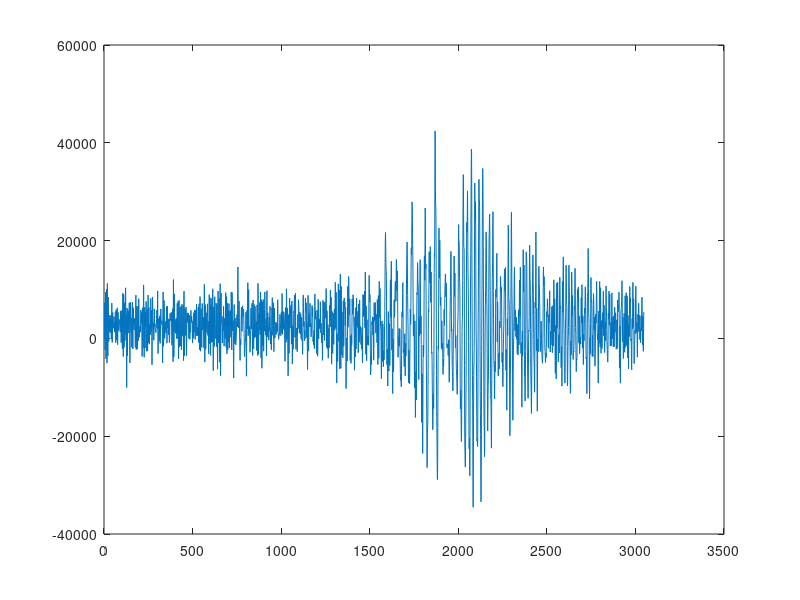

MATLAB code for this plot: (Note: this script raises an error after producing the figure.)
%% DDSM project work earthquake
% The aim of this project is to find a model to describe seismic data of
% Kobe Earthquake in 1995 and to investigate whether it is possible, 
% from the model built on normal activity data, to predict the earthquake 
% measurement.

% All cells are written with a pause at the end so to go through the script
% just press enter
clear all
close all
clc


%% Load Data
% Load data from mat file and plot them
data = load("earthquake.mat");

plot(1:3048, data.kobe)
title("Earthquake Activity", "from Kobe, 1995")
xlim([1 3048])

pause
close all


%% Split data in normal, transition and earthquake activity
% Steps of different seismic stages given given a priori

normal_activity = data.kobe(1:1200);
transition_activity = data.kobe(1201:1700);
earthquake_activity = data.kobe(1701:end);

% Plot the data
figure
plot(1:1200, normal_activity, 1201:1700, transition_activity, 1701:3048, earthquake_activity);
legend("Normal Activity", "Transition Activity", "Real Activity", Location="northwest");
title("Earthquake Activity", "from Kobe, 1995");
xlim([1 3048]);

pause
close all


%% Boxplot for the different activities

% Create a dummy variable to group activity
g1 = repmat({'Normal Activity'},1200,1); 
g2 = repmat({'Transition Activity'},500,1);
g3 = repmat({'Real Activity'},1348,1);
g = [g1; g2; g3];

figure
boxplot(data.kobe, g, Colors="k", MedianStyle="line", Symbol="or");
title("Earthquake Activity", "from Kobe, 1995");

pause
close all

%% Check the variance
% I want to check if variances in the different phases of the earthquake
% are different. To do so, if all the sample are from a normal
% distribution I will use the Bartlett's test, otherwise I  will use
% Levene's test, which has a more relaxed assumption on normality of the 
% data. To check samples normality I will perform a Anderson-Darling test 
% for normality. Let's use Bonferroni to check if all data are from a 
% normal distribution

sig_lev = 0.05/3;

disp("Normal activity adtest");
[h,p] = adtest(normal_activity,"Alpha",sig_lev)
pause

disp("Transition activity adtest");
[h,p] = adtest(transition_activity, "Alpha",sig_lev)
pause

disp("Real activity adtest");
[h,p] = adtest(earthquake_activity, "Alpha",sig_lev)

pause
clc

% The last sample has a really low p-value so we can reject the null
% hypothesis, hence the data are not normal. We are going to
% use Levene's Test


%% Levene's test
[p,stats] = vartestn(data.kobe, g, 'TestType','LeveneAbsolute');
pause

close all
clc

%% Summary statistics of normal activity
M = mean(normal_activity);
disp("Mean for normal activity:");
disp(M);
pause

V = var(normal_activity);
disp("Variance for normal activity:");
disp(V);
pause

% From the GUI of the plot I fitted a linear trend line in order to check
% if the trend is constant or not
% Tools > Basic fitting > Linear and check equation and R^2 boxes
figure
plot(1:1200, normal_activity)
title("Normal Activity", "from Kobe, 1995")
pause
close all

% From the linear trend we can see that the mean is constant

unbiased_normal = normal_activity-M;

figure
plot(1:1200, normal_activity, 1:1200, unbiased_normal);
legend("Normal Activity", "Unbiased Normal Activity", Location="northwest");
title("Earthquake Activity", "from Kobe, 1995");
xlim([1 1200]);
pause

close all
clc


%% Periodogram, covariance function, ACF and PACF plots of timeserie
[Pxx, w] = periodogram(normal_activity);
[Pyy, z] = pwelch(normal_activity,bartlett(100),0);


% Plot the spectrum of the output
figure
plot(w/pi, 10*log10(Pxx), "Color","#000000");
hold on
plot(z/pi, 10*log10(Pyy), LineWidth= 2, Color="red");
hold on
title("Spectrum for Normal Activity", "Earthquake from Kobe, 1995");
legend("Periodogram for Normal Activity", "Smoothed Periodogram for Normal Activity", Location="southwest");
pause
close all

% From the spectrum we can see that the signal is a low-frequency pass
% filter


% Plot the covariance function
gamma = covf(unbiased_normal, 50);
figure
plot(0:49,gamma, Marker=".", MarkerSize=20, LineWidth=1.2);
title("Covariance Function", "Earthquake from Kobe, 1995");
pause
close all

% ACF and PACF
[xc,lags] = autocorr(normal_activity);
[pxc,plags] = parcorr(normal_activity);

L = length(normal_activity);
vcrit = sqrt(2)*erfinv(0.95);
lconf = -vcrit/sqrt(L);
upconf = vcrit/sqrt(L);

figure
% Top plot
nexttile
stem(lags,xc,'filled', LineWidth=0.75);
hold on
plot(lags, xc, LineStyle="none", Color = "#0072BD", Marker=".", MarkerSize=20);
hold on
plot(lags,lconf*ones(size(lags)),'--r');
hold on
plot(lags,upconf*ones(size(lags)),'--r');
title('Autocorrelation Function with 95% Confidence Intervals', FontSize=15, FontWeight='normal');
hold off

% Bottom plot
nexttile
stem(plags,pxc,'filled', LineWidth=0.75);
hold on
plot(plags,pxc, LineStyle="none", Color = "#0072BD", Marker=".", MarkerSize=20);
hold on
plot(plags,lconf*ones(size(lags)),'--r');
hold on
plot(plags,upconf*ones(size(lags)),'--r');
title('Autocorrelation Function with 95% Confidence Intervals', FontSize=15, FontWeight='normal');
hold off

pause
close all

% From the ACF plot (which is just a standardized version of the covariance
% function) and the PACF plot, I can conclude that AR and MA model are not
% appropriate to describe the process, therefore I need an ARMA model. 
% The reason why is that ACF and PACF aren't null after a large number of 
% lags.


%% Train-Validation Split
train_perc = 0.8;
normal_activity_train=unbiased_normal(1:1200*0.8);
normal_activity_test=unbiased_normal(1200*0.8+1:end);

x1 = 1:1200*train_perc;
x2 = 1200*train_perc+1:1200;

figure
plot(x1, normal_activity_train, x2, normal_activity_test);
legend("Train", "Test", Location="southwest");
title("Normal Activity", "from Kobe, 1995");
xlim([1 1200]);

pause
close all

%% Load data in iddata structure for model training
my_data_train = iddata(normal_activity_train, Ts = 1);
my_data_test = iddata(normal_activity_test, Ts = 1);

%% Model training
% To avoid time consuming computations, i trained models once
% If needed you can load the enviroment model_fitted_40.mat directly from
% the next cell
na = 1:40;
nc = 1:40;
ct = 1;
models = cell(1,length(na)*length(nc));
for i = 1:length(na)
    na_ = na(i);
    for j = 1:length(nc)
        nc_ = nc(j); 
        models{ct} = armax(my_data_train,[na_ nc_]);
        ct = ct+1;
    end
end

%% Save trained model / load backup
% If you want to retrain models from scratch, just run the cell above and
% change the command load into save
load("model_fitted_40.mat");

%% Select best model
% As before, if needed you can load the environment
% best_model_found_validation.mat instead of running the entire cell

% Make Prediction
y_hat = predict(models{1}, my_data_train, 1);

% Init MSE
min_MSE = computeMSE(my_data_train.y, y_hat.y);

% Init RMSE
min_RMSE = sqrt(min_MSE);

% Init MAE
min_MAE = computeMAE(my_data_train.y, y_hat.y);

% Init AIC
min_AIC = computeAIC(my_data_train.y, y_hat.y, length(models{1}.A), length(models{1}.C), false);

% Init AIC
min_AIC_corr = computeAIC(my_data_train.y, y_hat.y, length(models{1}.A), length(models{1}.C), true);


% Init MDL
min_MDL = computeMDL(my_data_train.y, y_hat.y, length(models{1}.A), length(models{1}.C));

% Init FPE
min_FPE = computeFPE(my_data_train.y, y_hat.y, length(models{1}.A), length(models{1}.C));

% Init MAPE
min_MAPE = computeMAPE(my_data_train.y, y_hat.y);

% Init Fit Percentage
max_FP = models{1}.Report.Fit.FitPercent;

for i = 1:(length(na)*length(nc))
    y_hat = predict(models{i}, my_data_train, 1);

    current_MSE = computeMSE(my_data_train.y, y_hat.y);
    if current_MSE < min_MSE
        min_MSE = current_MSE;
        index_min_MSE = i;
    end


    current_RMSE = sqrt(current_MSE);
    if current_RMSE < min_RMSE
        min_RMSE = current_RMSE;
        index_min_RMSE = i;
    end


    current_MAE = computeMAE(my_data_train.y, y_hat.y);
    if current_MAE < min_MAE
        min_MAE = current_MAE;
        index_min_MAE = i;
    end


    current_AIC = computeAIC(my_data_train.y, y_hat.y, length(models{i}.A), length(models{i}.C), false);
    if current_AIC < min_AIC
        min_AIC = current_AIC;
        index_min_AIC = i;
    end


    current_AIC_corr = computeAIC(my_data_train.y, y_hat.y, length(models{i}.A), length(models{i}.C), true);
    if current_AIC_corr < min_AIC_corr
        min_AIC_corr = current_AIC_corr;
        index_min_AIC_corr = i;
    end


    current_MDL = computeMDL(my_data_train.y, y_hat.y, length(models{i}.A), length(models{i}.C));
    if current_MDL < min_MDL
        min_MDL = current_MDL;
        index_min_MDL = i;
    end

    current_FPE = computeFPE(my_data_train.y, y_hat.y, length(models{i}.A), length(models{i}.C));
    if current_FPE < min_FPE
        min_FPE = current_FPE;
        index_min_FPE = i;
    end


    current_MAPE = computeMAPE(my_data_train.y, y_hat.y);
    if current_MAPE < min_MAPE
        min_MAPE = current_MAPE;
        index_min_MAPE = i;
    end


    current_FP = models{i}.Report.Fit.FitPercent;
    if current_FP > max_FP
        max_FP = current_FP;
        index_max_FP = i;
    end

end

%% Unpack Model
model_min_MSE = models{index_min_MSE};
model_min_RMSE = models{index_min_RMSE};
model_min_AIC = models{index_min_AIC};
model_min_AIC_corr = models{index_min_AIC_corr}; 
model_min_MDL = models{index_min_MDL};
model_min_MAE = models{index_min_MAE};
model_min_FPE = models{index_min_FPE};
model_min_MAPE = models{index_min_MAPE};
model_max_FP = models{index_max_FP};

%% Save for backup / load backup
% If you want to rerun the procedure to find the best models from scratch, 
% just run the cell above and change the command load into save
load("best_model_found.mat");

%% Check model selected with adjusted AIC
compare(my_data_train, model_min_AIC_corr,1);
pause
close all

resid(my_data_train, model_min_AIC_corr);
pause
close all

% The percentage of fitting is very good, but residual are still slightly
% corretalted though.

%% Model Residuals
% My initial idea was to choose the best model in terms of trade-off
% between model complexity and model performances and the above mentioned
% model was the simplest one. Unfortunately, the model is so simple that is
% not able to capture all the dynamics of the process
% At the end, I chose the model found with the MDL criterion. Indeed, the
% residuals of the model were slightly correlated at lag 22, but we know
% that for higher lags the rule is relaxed. Furthermore, we have very few 
% data so the rules is, once again, relaxed.
% I decided to keep using the minum MDL model, so the optimal model is an 
% ARMA(9,4). By making thgis choice, I tried also to avoid overfitting on 
% new data. In this section I will check model residuals and in the next 
% one, I will check if the model is overfitting the data.

optimal_model = model_min_MDL;

compare(my_data_train, optimal_model, 1);
pause
close all

e = resid(my_data_train, optimal_model);
resid(my_data_train, optimal_model);
pause
close all


[Pxx2, w2] = periodogram(e.y);
[Pyy2, z2] = pwelch(e.y,bartlett(100),0);


% Plot the spectrum of the residuals
figure
plot(w2/pi, 10*log10(Pxx2), "Color","#000000");
hold on
plot(z2/pi, 10*log10(Pyy2), LineWidth= 2, Color="red");
hold on
title("Spectrum for Residuals", "MDL criterion");
legend("Periodogram for Residuals", "Smoothed Periodogram for Residuals");
pause
close all


% The function whiteness_test is shared by Carlos Mario Vélez S. on
% mathworks file exchange and it plots a minitab 4-in-1 style plot for
% residuals

e = resid(my_data_train, model_min_MDL);
whiteness_test(e.y)
pause
close all

% t-test on residuals
disp("T-test on residuals");
[h,p,ci] = ttest(e.y)
pause
clc

% qqplot 
p = qqplot(e.y);
set(p(1),'marker','.','markersize',14,'markeredgecolor',[0 0.4470 0.7410]);
pause
close all

% We can see that the tails exibhit a strange behaviour, but using the
% inspection plot tool we can see that those critical points are related to
% outliers in the original signal. So, I decided to perform two AD test for
% normality, one with all the residuals and one removing theese critical
% points.

% Plot of normal activity
figure
plot(normal_activity_train, "-k");
hold on 
yline(mean(normal_activity_train)+2*sqrt(var(normal_activity_train)), "LineStyle","-.", "LineWidth", .9, "Color", "blue");
hold on 
yline(mean(normal_activity_train)+3*sqrt(var(normal_activity_train)), "LineStyle","--", "LineWidth", .9, "Color", "red");
hold on 
yline(mean(normal_activity_train)-2*sqrt(var(normal_activity_train)), "LineStyle","-.", "LineWidth", .9, "Color", "blue");
hold on 
yline(mean(normal_activity_train)-3*sqrt(var(normal_activity_train)), "LineStyle","--", "LineWidth", .9, "Color", "red");
hold on
xlim([1 960]);
title("Earthquake Activity", "from Kobe, 1995")
pause
close all

% ad-test residuals
disp("adtest on residuals:")
[h, p] = adtest(e.y)
pause
clc

% ad-test residuals without critical points
disp("adtest on residuals without critical points:")
temp_err = e.y;
temp_err([124 121 152 948 130 145 802 145 176 125 745 384 226]) = [];
[h, p] = adtest(temp_err)
pause
clc


% ECDF of residuals
mu = mean(e.y);
sigma = sqrt(var(e.y));
x = linspace(min(e.y), max(e.y), length(e.y));
y = cdf('Normal',x,mu,sigma);

[f,step] = ecdf(e.y);

figure
plot(step, f, LineWidth=1.5);
hold on
plot(x, y, LineWidth=1.5);
hold on 
legend("Estimated CDF", "Teoretical CDF", Location="bestoutside");
hold on 
title("Residuals", "Cumulative distribution function", FontSize=14);
hold on
xlim([-inf inf]);
pause
close all


%% Model Validation
compare(optimal_model, my_data_test,1);
pause
close all

disp("Model:Training data");
y_hat = predict(optimal_model, my_data_train, 1);
disp("Mean Squared Error");
computeMSE(my_data_train.y, y_hat.y)
pause

disp("Root Mean Squared Error");
sqrt(computeMSE(my_data_train.y, y_hat.y))
pause

disp("AIC");
computeAIC(my_data_train.y, y_hat.y, length(optimal_model.A), length(optimal_model.C), false)
pause

disp("Mean Absolute Error");
computeMAE(my_data_train.y, y_hat.y)
pause

disp("Mean Absolute Percentage Error");
computeMAPE(my_data_train.y, y_hat.y)
pause

disp("Minimum Description Length");
computeMDL(my_data_train.y, y_hat.y, length(optimal_model.A), length(optimal_model.C))
pause

disp("Model: Training data");
y_hat = predict(optimal_model, my_data_test, 1);
disp("Mean Squared Error");
computeMSE(my_data_test.y, y_hat.y)
pause

disp("Root Mean Squared Error");
sqrt(computeMSE(my_data_test.y, y_hat.y))
pause

disp("AIC");
computeAIC(my_data_test.y, y_hat.y, length(optimal_model.A), length(optimal_model.C), false)
pause

disp("Mean Absolute Error");
computeMAE(my_data_test.y, y_hat.y)
pause

disp("Mean Absolute Percentage Error");
computeMAPE(my_data_test.y, y_hat.y)
pause

disp("Minimum Description Length");
computeMDL(my_data_test.y, y_hat.y, length(optimal_model.A), length(optimal_model.C))
pause
clc

%% Validation residuals
optimal_model = model_min_MDL;

compare(my_data_test, optimal_model, 1);
pause
close all

% We can see that the residuals on validation set are slightly more
% correlated then the ones on training set. This could be due to the
% different variance of training set and validation set and also to small
% dimension of both our training set and validation set. The AD test for
% normality cannot reject H0 and the qqplot it's almost perfect (once again
% the tails are the outlier of the original signal)
e = resid(my_data_test, optimal_model);
resid(my_data_test, optimal_model);
pause
close all


[Pxx2, w2] = periodogram(e.y);
[Pyy2, z2] = pwelch(e.y,bartlett(100),0);


e = resid(my_data_test, optimal_model);
whiteness_test(e.y)
pause
close all

% t-test on residuals
disp("T-test on residuals");
[h,p,ci] = ttest(e.y)
pause
clc

% adtest on residuals
disp("Anderson-Darling test on residuals");
[h,p] = adtest(e.y)
pause
clc

% qqplot 
p = qqplot(e.y);
set(p(1),'marker','.','markersize',14,'markeredgecolor',[0 0.4470 0.7410]);
pause
close all

%% Compare model fit percentage
compare(my_data_test, optimal_model, 1);
pause
close all

%% Model Stability
num = optimal_model.C;
den = optimal_model.A;
sys = tf(num, den ,1);
pzplot(sys);

pause
close all
%% Compute me = 1/W(1)*my
% I want to express the model as black box model. Thus i need to find me
% starting from signal bias and the new estimated transfer function.
num = sum(cell2mat(sys.Numerator));
den = sum(cell2mat(sys.Denominator));
me = M*den/num;
disp("Error mu");
disp(me);
pause
clc


%% Model vs Prediction horizon (train and test data)
FPE_model = cell(50);
for i = 1:50
    y_hat = predict(my_data_train, optimal_model, i);
    FPE_model{i} = computeFPE(my_data_train.y, y_hat.y, length(optimal_model.A), length(optimal_model.C));
end

figure
plot(1:50, cell2mat(FPE_model), "-k", "LineWidth",1);
hold on
yline(var(my_data_train.y), "--r", "LineWidth",1);
hold on 
title("FPE of Training Data", "FontSize",14);
hold on 
xlabel("Prediction Horizon");
ylabel("FPE");
legend("Final Prediction Error", "Variance of training data", "Location","southeast");

pause
close all


for i = 1:50
    y_hat = predict(my_data_test, optimal_model, i);
    FPE_model{i} = computeFPE(my_data_test.y, y_hat.y, length(optimal_model.A), length(optimal_model.C));
end


figure
plot(1:50, cell2mat(FPE_model), "-k", "LineWidth",1);
hold on
yline(var(my_data_train.y), "--r", "LineWidth",1);
hold on
yline(var(my_data_test.y), "--b", "LineWidth",1);
hold on 
title("FPE of Validation Data", "FontSize",14);
hold on 
xlabel("Prediction Horizon");
ylabel("FPE");
legend("Final Prediction Error", "Variance of Training data", "Variance of Validation data", "Location","southeast");

pause
close all

%% Error to signal ratio
ets_model = cell(50);
for i = 1:50
    y_hat = predict(my_data_train, optimal_model, i);
    ets_model{i} = var(my_data_train.y-y_hat.y)/var(my_data_train.y);
end

ets_model_val = cell(50);
for i = 1:50
    y_hat = predict(my_data_test, optimal_model, i);
    ets_model_val{i} = var(my_data_test.y-y_hat.y)/var(my_data_test.y);
end

figure
plot(1:50, cell2mat(ets_model), Color='red', LineWidth=1, Marker='o', MarkerSize = 6, MarkerFaceColor='#FFFFFF');
hold on 
plot(1:50, cell2mat(ets_model_val), Color='blue', LineWidth=1, Marker='o', MarkerSize = 6, MarkerFaceColor='#FFFFFF');
hold on
legend("ESR train data", "ESR validation data");
hold on
title("Error to Signal Ratio", "Versus Prediction Horizon");
pause 
close all

%% Transition activity
% I want to investigate if we can somehow predict an earthquake. The idea
% is really simple: I built a model of normal activity dynamics so if the
% error increases, this means system dynamics changed. I decided to split
% data in time windows of 100 sec, because I think that system dynamics
% will change more and more over time, and they will be completely
% different during earthquake peak. Since the time series has an
% oscillatory component (due to how seismic data are collected) I decided
% to use MSE

% Create the unbiased version of transition data
unbiased_transition = transition_activity - M;
window_size = 100;

group_n = floor(length(unbiased_transition)/window_size);
mse_array = cell(group_n);



for i = 0:(group_n-1)
    t = iddata(unbiased_transition(i*window_size+1:(i+1)*window_size));
    y_ = predict(optimal_model, t, 1);
    mse_array{i+1} = computeMSE(t.y, y_.y);
end

y_hat_val = predict(optimal_model, my_data_test, 1);
mse_val = computeMSE(my_data_test.y, y_hat_val.y);
figure
plot(1:group_n, cell2mat(mse_array), '-o', 'MarkerSize', 10, "LineWidth", 1.2, "MarkerFaceColor", "#FFFFFF");
hold on 
yline(mse_val, '-r', "LineWidth", 1.2, "Color", "#D95319");
hold on 
legend("MSE Transition Data", "MSE Validation Data");
hold on 
title("Mean Squared Error",  "Transition Activity vs Validation Data", "FontSize",14);
pause
close all
clc


%% Earthquake activity
% Same as before but for earthquake activity
unbiased_eartquake = earthquake_activity - M;
window_size = 100;

group_n_eq = floor(length(unbiased_eartquake)/window_size);
mse_array_earthquake = cell(group_n_eq);


for i = 0:(group_n_eq-1)
    t = iddata(unbiased_eartquake(i*window_size+1:(i+1)*window_size));
    y_ = predict(optimal_model, t, 1);
    mse_array_earthquake{i+1} = computeMSE(t.y, y_.y);
end

y_hat_val = predict(optimal_model, my_data_test, 1);
mse_val = computeMSE(my_data_test.y, y_hat_val.y);
figure
plot(1:group_n_eq, cell2mat(mse_array_earthquake), '-o', 'MarkerSize', 10, "LineWidth", 1.2, "MarkerFaceColor", "#FFFFFF");
hold on 
yline(mse_val, '-r', "LineWidth", 1.2, "Color", "#D95319");
hold on 
legend("MSE Transition Data", "MSE Validation Data");
hold on 
title("Mean Squared Error",  "Earthquake vs Validation Data", "FontSize",14);
pause
close all
clc

%% Plot all together
y_hat_val = predict(optimal_model, my_data_test, 1);
mse_val = computeMSE(my_data_test.y, y_hat_val.y);
figure
plot(1:group_n, cell2mat(mse_array), 'k-o', 'MarkerSize', 10, "LineWidth", 1.2, "MarkerFaceColor", "#FFFFFF");
hold on
plot(group_n+1:group_n + group_n_eq, cell2mat(mse_array_earthquake), 'k-.d', 'MarkerSize', 10, "LineWidth", 1.2, "MarkerFaceColor", "#FFFFFF");
yline(mse_val, "LineWidth", 1.2, "Color", "red", "LineStyle","--");
hold on 
legend("MSE Transition Data", "MSE Earthquake Data", "MSE Validation Data");
hold on 
title("Mean Squared Error",  "Transition and Earthquake vs Validation Data", "FontSize",14);
hold on 
ylim([0 1.05*max(cell2mat(mse_array_earthquake))]);
hold on
xlim([0 19]);
hold off

pause
close all
clc

%% Third window of eartquake activity
% I would have expected a bell-like shape of MSE, and indeed it is
% There is just one let's say "outlier" in the third time window of the
% earthquake activity. Let's see if we can figure out the reason why.

g1 = 1:200;
g2 = 201:300;
g3 = 301:800;

window1 = earthquake_activity(g1);
window2 = earthquake_activity(g2);
window3 = earthquake_activity(g3);

figure
plot(g1, window1, "-k");
hold on
plot(g2, window2, "-r");
hold on
plot(g3, window3, "-k");
hold on
title("Third Window of EQ", "in red")
pause
close all

[y_hat,fit] = compare(optimal_model, iddata(window2),1);

figure
plot(window2, "-k");
hold on
plot(y_hat.y, "-r");
title("Third Window of EQ", strcat("Pct of fitting: ", num2str(round(fit,2)), "%"), "FontSize",16);
legend("Original data", "Predicted observations", Location="northwest")
pause 
close all


[y_hat,fit] = compare(optimal_model, iddata(window3),1);
figure
plot(window3, "-k");
hold on
plot(y_hat.y, "-r");
title("EQ from 300 to 800 sec", strcat("Pct of fitting: ", num2str(round(fit,2)), "%"), "FontSize",16);
legend("Original data", "Predicted observations", Location="northeast")
pause
close all

% It seems like in the interval 200-300 sec the earthquake activity has a
% dynamics more similar to transition and normal activity.


%% Conclusions
% From 400 seconds before eartquake beginning the MSE starts to increase,
% while from 200 seconds before eq beginning the MSE is sharply increased.
% So, we can predict with a 400-200 seconds precision the beginning of the
% eartquake.


%%%%%%%%%%%%%%%%%%%%%%%%%%%%%%%%%%%%%%%%%%%%%%%%%%%%%%%%%%%%%%%%%%%%%%%%%%
%%%%%%%%%%%%%%%%%%%%%%%%%%%%%%%%%%%%%%%%%%%%%%%%%%%%%%%%%%%%%%%%%%%%%%%%%%
%%%%%%%%%%%%%%%%%%%%%%%%%%%%%%%%%%%%%%%%%%%%%%%%%%%%%%%%%%%%%%%%%%%%%%%%%%
%%%%%%%%%%%%%%%%%%%%%%%%%%%%%%%%%%%%%%%%%%%%%%%%%%%%%%%%%%%%%%%%%%%%%%%%%%

%% Control chart approach
% The idea to build a real application system is the following: i decided
% to build a I-MR control chart on residuals to spot anomalies on the
% process.
% I have already checked residuals normality, and the test cannot slightly
% reject H0. Since I-MR charts are impacted by the normality, i decided to
% build the chart on sampled .

% Since there is one measurement per second, I decided to take just a
% random point every 10 points

   
% Compute residuals
optimal_model = model_min_MDL;
unbiased_transition = transition_activity - M;
unbiased_earthquake = earthquake_activity - M;

t_train_or = 1:960;
t_test_or = 961:1200;
t_trans_or = 1201:1700;
t_earth_or = 1701:3048;


y_hat = predict(my_data_train, optimal_model, 1).y;
e_train_or = my_data_train.y - y_hat;

y_hat = predict(my_data_test, optimal_model, 1).y;
e_test_or = my_data_test.y - y_hat;

y_hat = predict(iddata(unbiased_transition, TS=1), optimal_model, 1).y;
e_trans_or = unbiased_transition - y_hat;

y_hat = predict(iddata(unbiased_earthquake, Ts=1), optimal_model, 1).y;
e_earth_or = unbiased_earthquake - y_hat;


%% Random
WindowLength = 10;
t_train = zeros(floor(length(t_train_or)/WindowLength),1);
e_train = zeros(floor(length(e_train_or)/WindowLength),1);

for idx = 1:floor(length(t_train_or)/WindowLength)
    Block_e = e_train_or((idx-1)*WindowLength+1:idx*WindowLength);
    Block_t= t_train_or((idx-1)*WindowLength+1:idx*WindowLength);
    i = randi([1 WindowLength], 1, 1);
    t_train(idx) = Block_t(i);
    e_train(idx) = Block_e(i);
end


t_test = zeros(floor(length(t_test_or)/WindowLength),1);
e_test = zeros(floor(length(e_test_or)/WindowLength),1);

for idx = 1:floor(length(t_test_or)/WindowLength)
    Block_e = e_test_or((idx-1)*WindowLength+1:idx*WindowLength);
    Block_t= t_test_or((idx-1)*WindowLength+1:idx*WindowLength);
    i = randi([1 WindowLength], 1, 1);
    t_test(idx) = Block_t(i);
    e_test(idx) = Block_e(i);
end

t_trans = zeros(floor(length(t_trans_or)/WindowLength),1);
e_trans = zeros(floor(length(e_trans_or)/WindowLength),1);

for idx = 1:floor(length(t_trans_or)/WindowLength)
    Block_e = e_trans_or((idx-1)*WindowLength+1:idx*WindowLength);
    Block_t= t_trans_or((idx-1)*WindowLength+1:idx*WindowLength);
    i = randi([1 WindowLength], 1, 1);
    t_trans(idx) = Block_t(i);
    e_trans(idx) = Block_e(i);
end

t_earth = zeros(floor(length(t_earth_or)/WindowLength),1);
e_earth= zeros(floor(length(e_earth_or)/WindowLength),1);

for idx = 1:floor(length(t_earth_or)/WindowLength)
    Block_e = e_earth_or((idx-1)*WindowLength+1:idx*WindowLength);
    Block_t= t_earth_or((idx-1)*WindowLength+1:idx*WindowLength);
    i = randi([1 WindowLength], 1, 1);
    t_earth(idx) = Block_t(i);
    e_earth(idx) = Block_e(i);
end


%% Plot
figure
plot(t_train_or, e_train_or, "k-");
hold on
plot(t_test_or, e_test_or, "k-");
hold on
plot(t_trans_or, e_trans_or, "k-");
hold on
plot(t_earth_or, e_earth_or, "k-");
hold on
plot(t_train, e_train, LineStyle="none", Color="r", Marker=".", MarkerSize=10);
hold on
plot(t_test, e_test, LineStyle="none", Color="r", Marker=".", MarkerSize=10);
hold on
plot(t_trans, e_trans, LineStyle="none", Color="r", Marker=".", MarkerSize=10);
hold on
plot(t_earth, e_earth   , LineStyle="none", Color="r", Marker=".", MarkerSize=10);
title("Random Selected Points", FontSize=14);
hold on
xlim([1 3048]);
pause
close all


%% Compute mr
mr = zeros(length(e_train)-1,1);
for i=1:length(e_train)-1
    mr(i)=abs(e_train(i+1)-e_train(i));
end

%% I chart
alpha = 0.0027;
z = norminv(1-alpha/2);

I_CL = mean(e_train);
I_LCL = I_CL - z/1.128 * mean(mr);
I_UCL = I_CL + z/1.128 * mean(mr);


figure
plot(t_train, e_train, t_test, e_test, t_trans, e_trans, t_earth, e_earth);
hold on
yline(I_CL, "--g");
hold on
yline(I_LCL, "--r");
hold on
yline(I_UCL, "--r");
hold on
title("I-chart on batched residuals", FontSize=14);
xlim([1 3048]);
pause
close all

% Remove the 13th observation
e_train_no_13 = e_train;
e_train_no_13(13) = [];
t_train_no_13 = t_train;
t_train_no_13(13) = [];

mr = zeros(length(e_train_no_13)-1,1);
for i=1:length(e_train_no_13)-1
    mr(i)=abs(e_train_no_13(i+1)-e_train_no_13(i));
end

I_CL = mean(e_train_no_13);
I_LCL = I_CL - z/1.128 * mean(mr);
I_UCL = I_CL + z/1.128 * mean(mr);

out_of_control = (e_trans > I_UCL)|(e_trans < I_LCL);
ooc = e_trans(out_of_control);
tooc = t_trans(out_of_control);

figure
plot(t_train_no_13, e_train_no_13, LineStyle='-', Color="#377eb8");
hold on
plot(t_trans, e_trans, LineStyle='-', Color="#ff7f00");
hold on
plot(t_earth, e_earth, LineStyle='-', Color="#984ea3");
hold on
plot(tooc(1), ooc(1), LineStyle='none', Color="g", Marker="v", MarkerFaceColor="g", MarkerSize=8);
hold on
plot(tooc(2:end), ooc(2:end), LineStyle='none', Color="g", Marker="o", MarkerSize=5, LineWidth=1.5);
hold on
plot(t_test, e_test, LineStyle='-', Color="#377eb8");
hold on
yline(I_CL, LineStyle='-.', Color="#4daf4a", LineWidth=1);
hold on
yline(I_LCL, LineStyle='-.', Color="#e41a1c", LineWidth=1);
hold on
yline(I_UCL, LineStyle='-.', Color="#e41a1c", LineWidth=1);
hold on
title("I-chart on batched residuals", "10th observation excluded", FontSize=14);
hold on
legend("Normal activity", "Transition activity", "Earthquake activity", "First ooc", "Out of control");
hold on
xlim([1 3048]);
pause
close all

%% MR chart
MR_CL = mean(mr);
MR_LCL = 0;
MR_UCL = 3.267*MR_CL;

data = [e_train_no_13; e_test; e_trans; e_earth];
mr_2 = zeros(length(data)-1,1);
for i=1:length(data)-1
    mr_2(i)=abs(data(i+1)-data(i));
end

% Split for visualisation purposes
mr_train = mr_2(1:length(e_train_no_13));
mr_test = mr_2(1+length(e_train_no_13):length(e_train_no_13)+length(e_test));
mr_trans = mr_2(length(e_train_no_13)+length(e_test)+1:length(e_train_no_13)+length(e_test)+length(e_trans));
mr_earth = mr_2(length(e_train_no_13)+length(e_test)+length(e_trans)+1:length(e_train_no_13)+length(e_test)+length(e_trans)+length(e_earth)-1);

ooc = mr_trans(mr_trans > MR_UCL);
tooc = t_trans(mr_trans > MR_UCL);

figure
plot(t_train_no_13, mr_train, LineStyle='-', Color="#377eb8");
hold on
plot(t_trans, mr_trans, LineStyle='-', Color="#ff7f00");
hold on
plot(t_earth(1:end-1), mr_earth, LineStyle='-', Color="#984ea3");
hold on
plot(tooc(1), ooc(1), LineStyle='none', Color="g", Marker="v", MarkerFaceColor="g", MarkerSize=8);
hold on
plot(tooc(2:end), ooc(2:end), LineStyle='none', Color="g", Marker="o", LineWidth=1.5, MarkerSize=5);
hold on
plot(t_test, mr_test, LineStyle='-', Color="#377eb8");
hold on
yline(MR_CL, LineStyle='-.', Color="#4daf4a", LineWidth=1);
hold on
yline(MR_UCL, LineStyle='-.', Color="#e41a1c", LineWidth=1);
hold on 
yline(MR_LCL, LineStyle='-.', Color="#e41a1c", LineWidth=1);

hold on
legend("Normal activity", "Transition activity", "Earthquake activity", "First ooc", "Out of control");
hold on
xlim([1 3048]);
hold on
title("MR control chart", FontSize=14);
pause
close all

%% EWMA
lambda = 0.05;
L = 2.615;

mu = mean(e_train);
sigma = sqrt(var(e_train));
CL=mu;

data = [e_train; e_test; e_trans; e_earth];

EWMA = zeros(1+length(data),1);
EWMA(1) = mu;
UCL = zeros(length(data),1);
LCL = zeros(length(data),1);

for i=2:length(data)
    EWMA(i) = lambda*data(i) + (1-lambda)*EWMA(i-1);
    k = lambda/(2-lambda)*(1-(1-lambda)^(2*i));
    UCL(i) = CL + L*sigma*sqrt(k);
    LCL(i) = CL - L*sigma*sqrt(k);
end


CL = mu;
EWMA = EWMA(2:end);


% split for viz purpose
ewma_train = EWMA(1:length(e_train));
ewma_test = EWMA(length(e_train)+1:length(e_train)+length(e_test));
ewma_trans = EWMA(1+length(e_train)+length(e_test):length(e_train)+length(e_test)+length(e_trans));
ewma_earth = EWMA(length(e_train)+length(e_test)+length(e_trans)+1:length(e_train)+length(e_test)+length(e_trans)+length(e_earth));


% I can take the asymptotical UCL and LCL
out_of_control = (ewma_trans > UCL(end-1))|(ewma_trans < LCL(end-1));
ooc = ewma_trans(out_of_control);
tooc = t_trans(out_of_control);

figure
plot(t_train, ewma_train, LineStyle='-', Color="#377eb8");
hold on
plot(t_trans, ewma_trans, LineStyle='-', Color="#ff7f00");
hold on
plot(t_earth, ewma_earth, LineStyle='-', Color="#984ea3");
hold on
plot(tooc(1), ooc(1), LineStyle='none', Color="g", Marker="v", MarkerFaceColor="g", MarkerSize=8);
hold on
plot(tooc(2:end), ooc(2:end), LineStyle='none', Color="g", Marker="o", MarkerSize=5);
hold on
plot(t_test, ewma_test, LineStyle='-', Color="#377eb8");
hold on
yline(CL, LineStyle='-.', Color="#4daf4a", LineWidth=1);
hold on
plot([t_train; t_test; t_trans; t_earth], UCL, LineStyle='-.', Color="#e41a1c", LineWidth=1);
hold on 
plot([t_train; t_test; t_trans; t_earth], LCL, LineStyle='-.', Color="#e41a1c", LineWidth=1);
hold on
legend("Normal activity", "Transition activity", "Earthquake activity", "First ooc", "Out of control");
hold on
xlim([1 3048]);
hold on
ylim([-500 500]);
hold on
title("EWMA control chart", FontSize=14);
pause
close all


%% MA
mu = mean(e_train);
sigma = sqrt(var(e_train)); 
w = 5;

data = [e_train; e_test; e_trans; e_earth];
MA = zeros(length(data),1);
UCL = zeros(length(data),1);
LCL = zeros(length(data),1);

for i=1:w-1
    MA(i)=mean(data(1:i));
    UCL(i) = mu+3*sigma/sqrt(i);
    LCL(i) = mu-3*sigma/sqrt(i);
end


for i=w:length(data)
    MA(i)=mean(data(i-(w-1):i));
end

UCL(w:end)=mu+3*sigma/sqrt(5);
LCL(w:end)=mu-3*sigma/sqrt(5);

% Split for viz
ma_train = MA(1:length(e_train));
ma_test = MA(1+length(e_train):length(e_train)+length(e_test));
ma_trans = MA(length(e_train)+length(e_test)+1:length(e_train)+length(e_test)+length(e_trans));
ma_earth = MA(length(e_train)+length(e_test)+length(e_trans)+1:length(e_train)+length(e_test)+length(e_trans)+length(e_earth));


out_of_control = (ma_trans > UCL(end-1))|(ma_trans < LCL(end-1));
ooc = ma_trans(out_of_control);
tooc = t_trans(out_of_control);

figure
plot(t_train, ma_train, LineStyle='-', Color="#377eb8");
hold on
plot(t_trans, ma_trans, LineStyle='-', Color="#ff7f00");
hold on
plot(t_earth, ma_earth, LineStyle='-', Color="#984ea3");
hold on
plot(tooc(1), ooc(1), LineStyle='none', Color="g", Marker="v", MarkerFaceColor="g", MarkerSize=8);
hold on
plot(tooc(2:end), ooc(2:end), LineStyle='none', Color="g", Marker="o", LineWidth=1.5, MarkerSize=5);
hold on
plot(t_test, ma_test, LineStyle='-', Color="#377eb8");
hold on
yline(CL, LineStyle='-.', Color="#4daf4a", LineWidth=1);
hold on
plot([t_train; t_test; t_trans; t_earth], UCL, LineStyle='-.', Color="#e41a1c", LineWidth=1);
hold on 
plot([t_train; t_test; t_trans; t_earth], LCL, LineStyle='-.', Color="#e41a1c", LineWidth=1);
hold on
legend("Normal activity", "Transition activity", "Earthquake activity", "First ooc", "Out of control");
hold on
xlim([1 3048]);
hold on
title("MA control chart", FontSize=14);
pause
close all